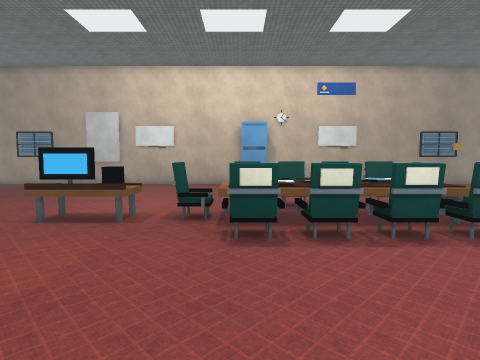
View 1 (above)

24 first-person views from a walk through a Unity game level. The camera is 1.5 m above the floor, tilts 4° down and sees 80° across. The floor is counted in squares, 1 m on a side. Each view is taken from the middle of a square. On the plan, view 1 faces up. The plan holds only what a view shows up to about 14 squares ahead; the rest is blank. The place goes on beyond the plan. The player is left out. Door leaves are left out, so doorways stand open. Surface patterns are stand-ins for the level's own textures.

View 2
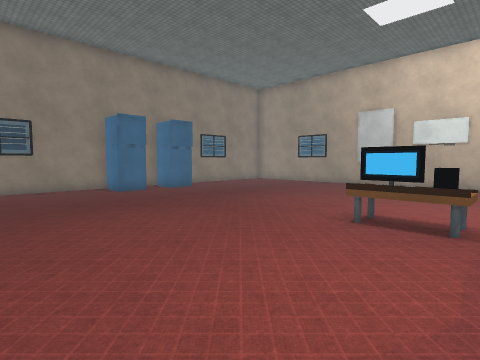

View 3
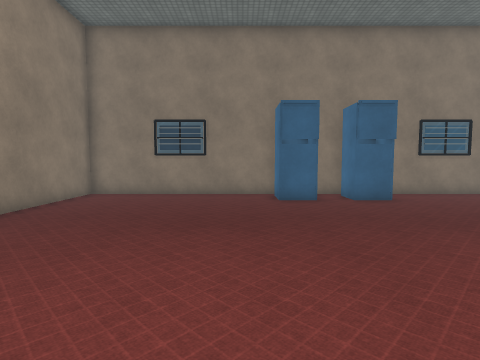

View 4
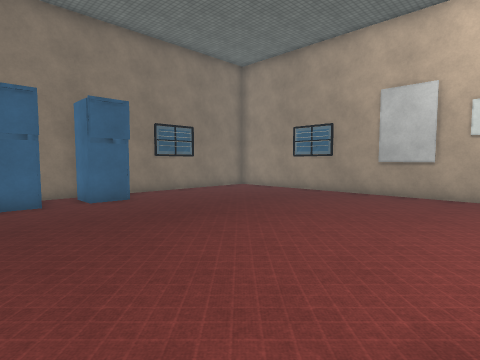

View 5
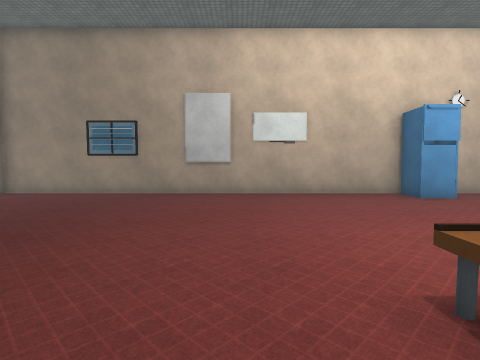

View 6
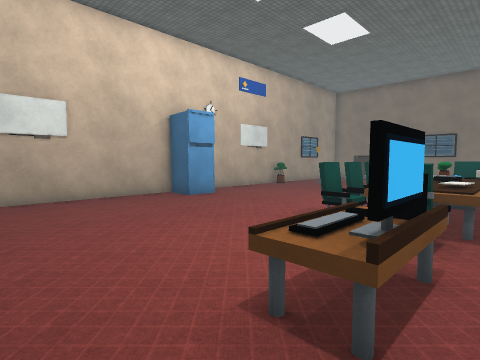

View 7
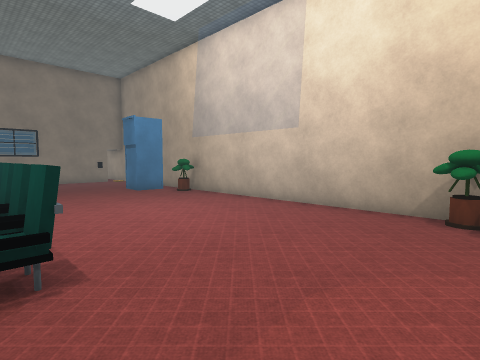

View 8
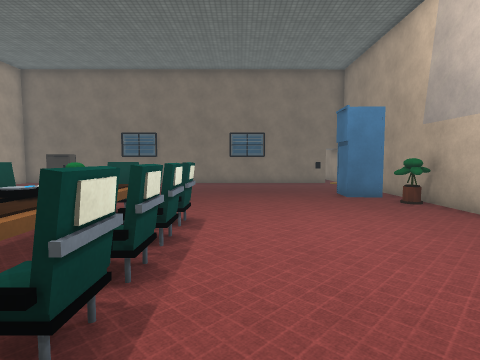

View 9
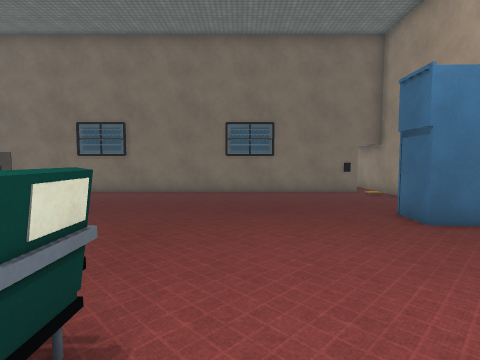

View 10
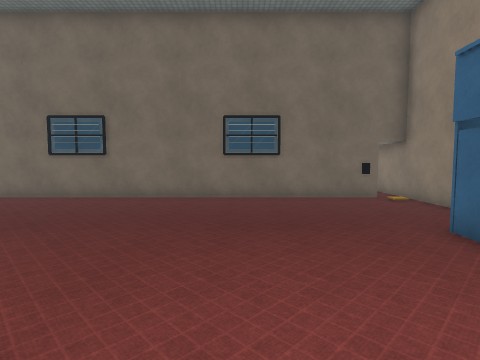

View 11
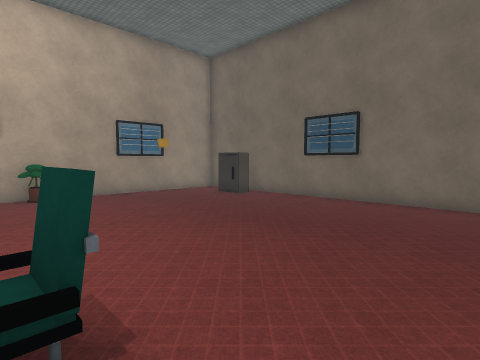

View 12
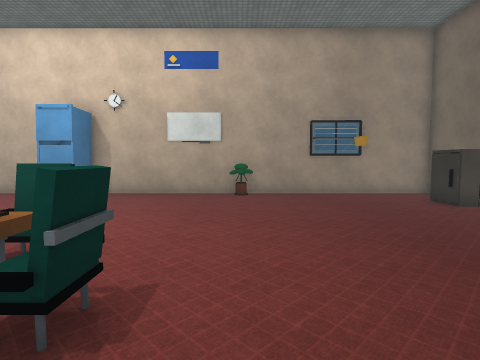

View 13
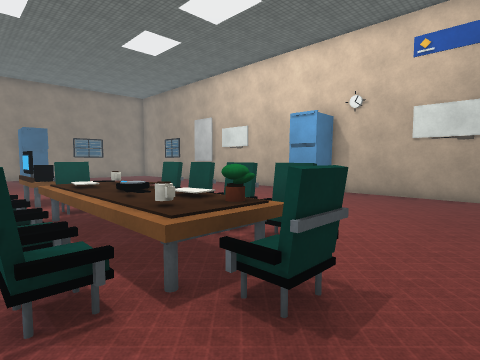

View 14
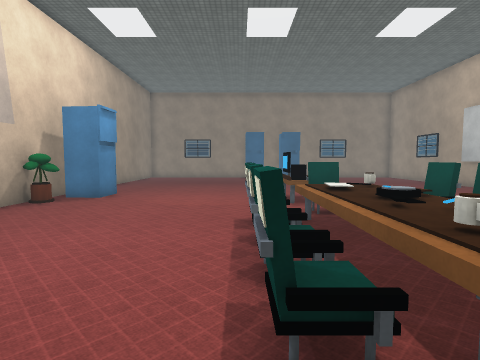

View 15
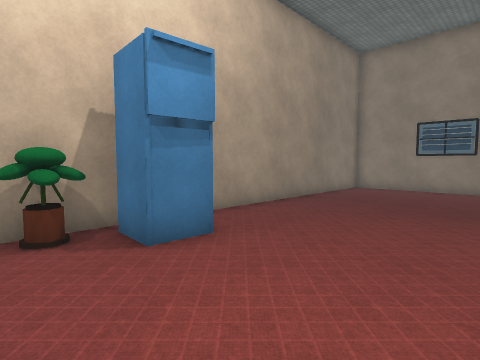

View 16
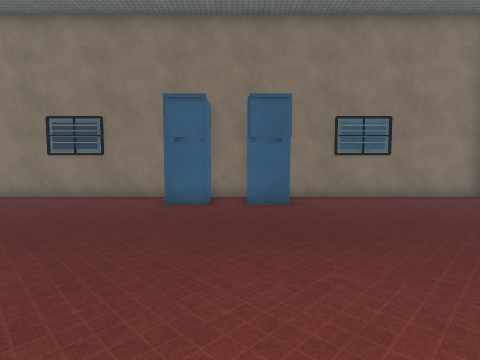

View 17
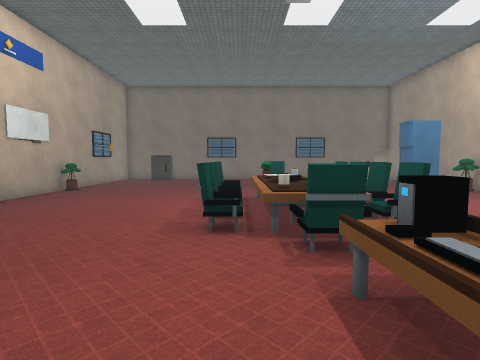

View 18
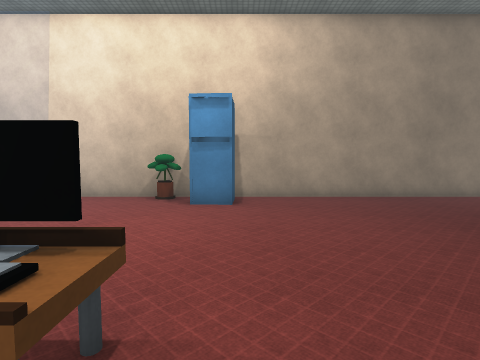

View 19
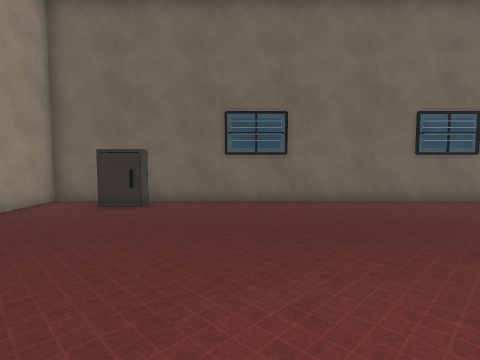

View 20
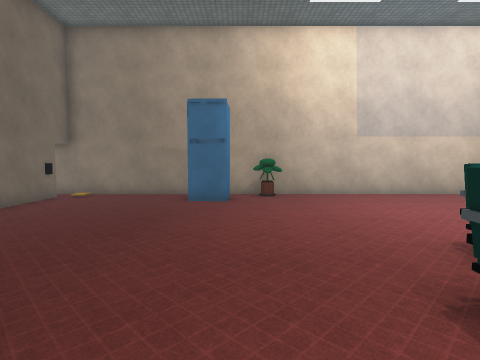

View 21
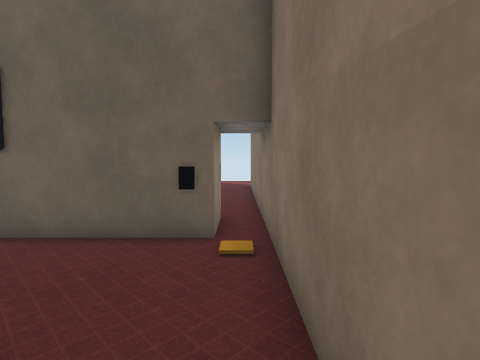

View 22
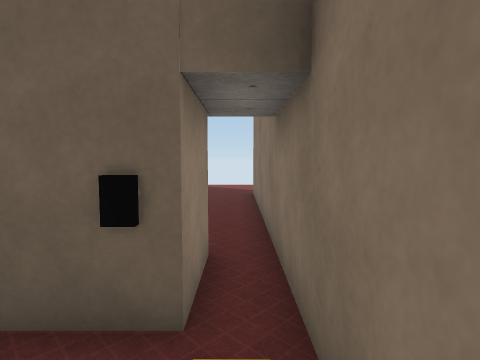

View 23
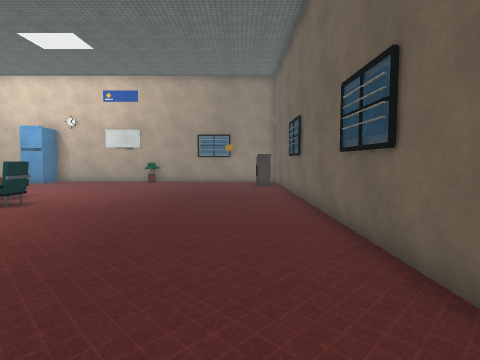

View 24
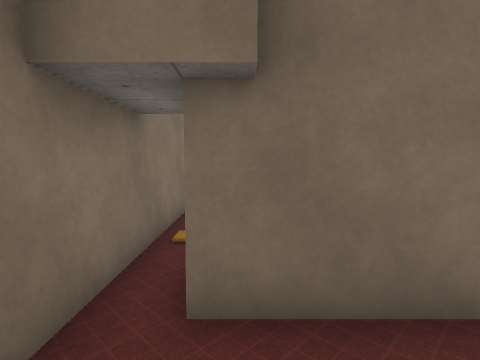

### Floor plan
Points are (right, up) in squares from view 1. A wall is a line through its corners. A room is listed if a view was taken in it or the views show most of it. See-through windows are left out.
Room 1 (views 1, 2, 3, 4, 5, 6, 7, 8, 9, 10, 11, 12, 13, 14, 15, 16, 17, 18, 19, 20, 21, 22, 23)
walls: (-17.6, 8.5) (-17.6, -2.6) (16, -2.6); (16.4, -1.5) (16.4, 17.8) (-17.6, 17.8) (-17.6, 10)
ways out: open door at (16, -2) to room 2
objects: other object (-17, 6) to (-16, 7); other object (-17, 8) to (-16, 10); other object (-6, -2) to (-4, -1); other object (-5, 7) to (-3, 8); other object (-4, -2); other object (-2, 7) to (-1, 8); other object (0, 5) to (0, 6); other object (0, 7) to (1, 8); other object (0, 8); other object (0, 9) to (0, 10); other object (0, 16) to (1, 17); other object (1, 5) to (2, 6); other object (1, 9) to (2, 10); other object (2, 7) to (3, 8); other object (3, 5) to (3, 6); other object (3, 7); other object (3, 9) to (3, 10); other object (4, 5) to (5, 6); other object (4, 7) to (5, 8); other object (4, 9) to (5, 10); other object (5, 7); other object (6, 7) to (7, 8); other object (8, -2); other object (8, 17); other object (10, -2) to (11, 0); other object (15, 14) to (16, 15)
Room 2 (view 24)
walls: (18.4, 1.2) (18.4, -1.5) (16.4, -1.5); (16, -2.6) (21.5, -2.6)
ways out: open door at (16, -2) to room 1

Where each view was taken, in squares from view 1:
view 1: 0 up, 0 right, facing up
view 2: 0 up, 2 left, facing up-left
view 3: 4 up, 5 left, facing left
view 4: 5 up, 5 left, facing up-left
view 5: 5 up, 7 left, facing up
view 6: 6 up, 7 left, facing up-right
view 7: 6 up, 4 left, facing down-right
view 8: 4 up, 2 left, facing right
view 9: 4 up, 3 right, facing right
view 10: 4 up, 5 right, facing right
view 11: 5 up, 6 right, facing up-right
view 12: 5 up, 8 right, facing up
view 13: 5 up, 8 right, facing up-left
view 14: 5 up, 7 right, facing left
view 15: 4 up, 2 left, facing down-left
view 16: 8 up, 6 left, facing left
view 17: 9 up, 6 left, facing right
view 18: 9 up, 6 left, facing down
view 19: 11 up, 6 right, facing right
view 20: 10 up, 9 right, facing down
view 21: 2 down, 11 right, facing right
view 22: 2 down, 14 right, facing right
view 23: 2 down, 14 right, facing up
view 24: 1 down, 21 right, facing left
